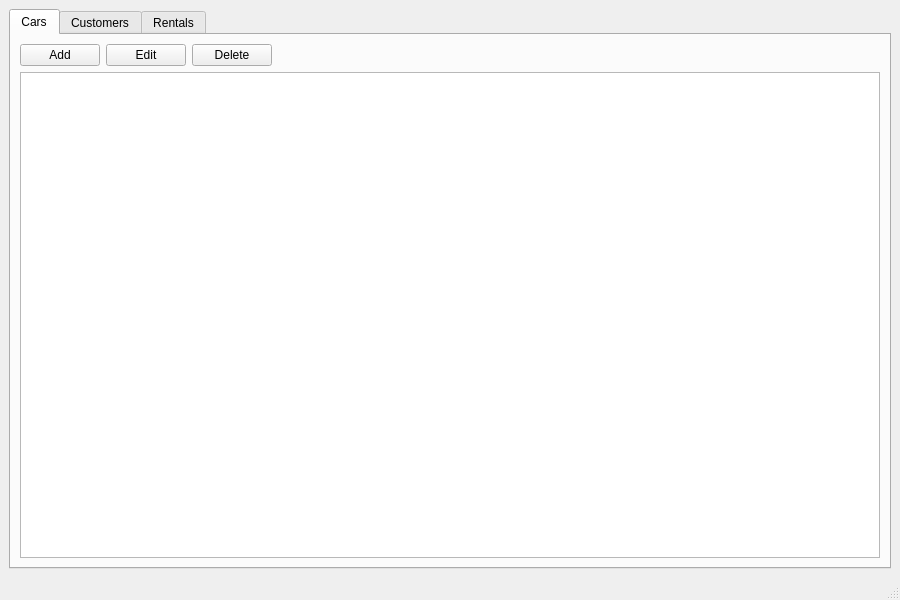
<?xml version="1.0" encoding="UTF-8"?>
<ui version="4.0">
 <class>MainWindow</class>
 <widget class="QMainWindow" name="MainWindow">
  <property name="geometry">
   <rect>
    <x>0</x>
    <y>0</y>
    <width>900</width>
    <height>600</height>
   </rect>
  </property>
  <property name="windowTitle">
   <string>Car Rental</string>
  </property>
  <widget class="QWidget" name="centralwidget">
   <layout class="QVBoxLayout" name="verticalLayout">
    <item>
     <widget class="QTabWidget" name="tabWidget">
      <property name="currentIndex">
       <number>0</number>
      </property>
      <widget class="QWidget" name="tabCars">
       <attribute name="title">
        <string>Cars</string>
       </attribute>
       <layout class="QVBoxLayout" name="verticalLayout_2">
        <item>
         <layout class="QHBoxLayout" name="horizontalLayout">
          <item>
           <widget class="QPushButton" name="btnAddCar">
            <property name="text">
             <string>Add</string>
            </property>
           </widget>
          </item>
          <item>
           <widget class="QPushButton" name="btnEditCar">
            <property name="text">
             <string>Edit</string>
            </property>
           </widget>
          </item>
          <item>
           <widget class="QPushButton" name="btnDeleteCar">
            <property name="text">
             <string>Delete</string>
            </property>
           </widget>
          </item>
          <item>
           <spacer name="horizontalSpacer">
            <property name="orientation">
             <enum>Qt::Horizontal</enum>
            </property>
            <property name="sizeHint" stdset="0">
             <size>
              <width>40</width>
              <height>20</height>
             </size>
            </property>
           </spacer>
          </item>
         </layout>
        </item>
        <item>
         <widget class="QTableView" name="carsTable">
          <property name="selectionBehavior">
           <enum>QAbstractItemView::SelectRows</enum>
          </property>
          <property name="selectionMode">
           <enum>QAbstractItemView::SingleSelection</enum>
          </property>
          <property name="editTriggers">
           <set>QAbstractItemView::NoEditTriggers</set>
          </property>
         </widget>
        </item>
       </layout>
      </widget>
      <widget class="QWidget" name="tabCustomers">
       <attribute name="title">
        <string>Customers</string>
       </attribute>
      </widget>
      <widget class="QWidget" name="tabRentals">
       <attribute name="title">
        <string>Rentals</string>
       </attribute>
      </widget>
     </widget>
    </item>
   </layout>
  </widget>
  <widget class="QMenuBar" name="menubar"/>
  <widget class="QStatusBar" name="statusbar"/>
 </widget>
 <resources/>
 <connections/>
 </ui>
